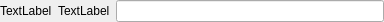
<?xml version="1.0" encoding="UTF-8"?>
<ui version="4.0">
 <class>DetectiveInput</class>
 <widget class="QWidget" name="DetectiveInput">
  <property name="geometry">
   <rect>
    <x>0</x>
    <y>0</y>
    <width>384</width>
    <height>22</height>
   </rect>
  </property>
  <property name="windowTitle">
   <string>Form</string>
  </property>
  <layout class="QHBoxLayout" name="horizontalLayout">
   <property name="leftMargin">
    <number>0</number>
   </property>
   <property name="topMargin">
    <number>0</number>
   </property>
   <property name="rightMargin">
    <number>0</number>
   </property>
   <property name="bottomMargin">
    <number>0</number>
   </property>
   <item>
    <widget class="QLabel" name="numberLabel">
     <property name="text">
      <string>TextLabel</string>
     </property>
    </widget>
   </item>
   <item>
    <widget class="QLabel" name="ticketLabel">
     <property name="text">
      <string>TextLabel</string>
     </property>
    </widget>
   </item>
   <item>
    <widget class="QLineEdit" name="detectivePosEntry"/>
   </item>
  </layout>
 </widget>
 <resources/>
 <connections/>
</ui>
